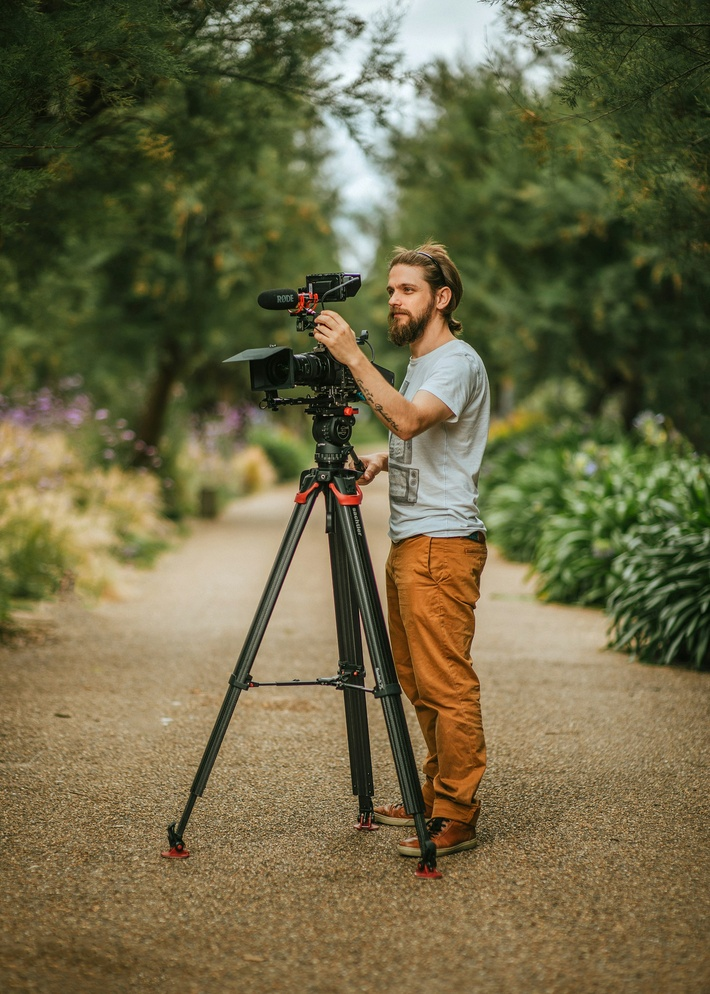
#> input picture zoltan-tasi-HYgAmBKC0hk-unsplash.jpg, 710 x 994 px, shrunk from 1935 x 2707 before the run, found by its file name
$ python Log_Zero_Crossings.py   (older library calls are emulated)
#> lines starting #> are read from the running program, lines starting #| are printed output that depends on the picture
# Python 2/3 compatibility
from __future__ import print_function
import cv2
import numpy as np
import matplotlib.pyplot as plt

# Load the image
image = cv2.imread('/Users/meltemballan/Documents/Image_Processing/CH4_Ballan/zoltan-tasi-HYgAmBKC0hk-unsplash.jpg', cv2.IMREAD_GRAYSCALE)
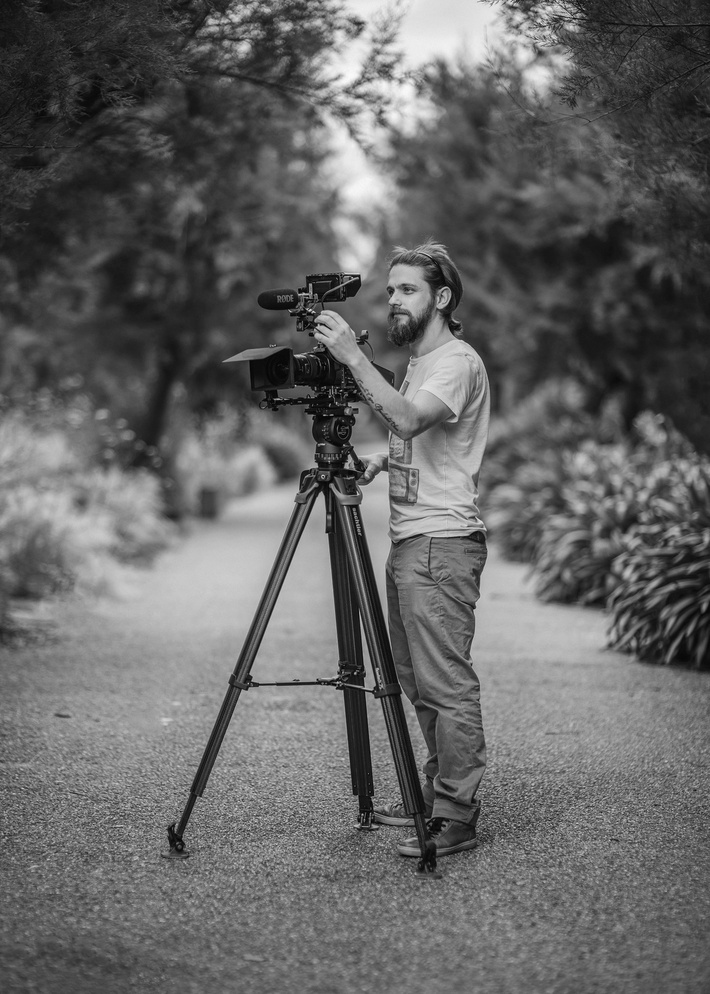
#> image: shape (994, 710); min 0, max 251, mean 101.2


# Apply Gaussian Blur
blurred = cv2.GaussianBlur(image, (9, 9), 0)

# Apply Laplacian operator
laplacian = cv2.Laplacian(blurred, cv2.CV_64F)
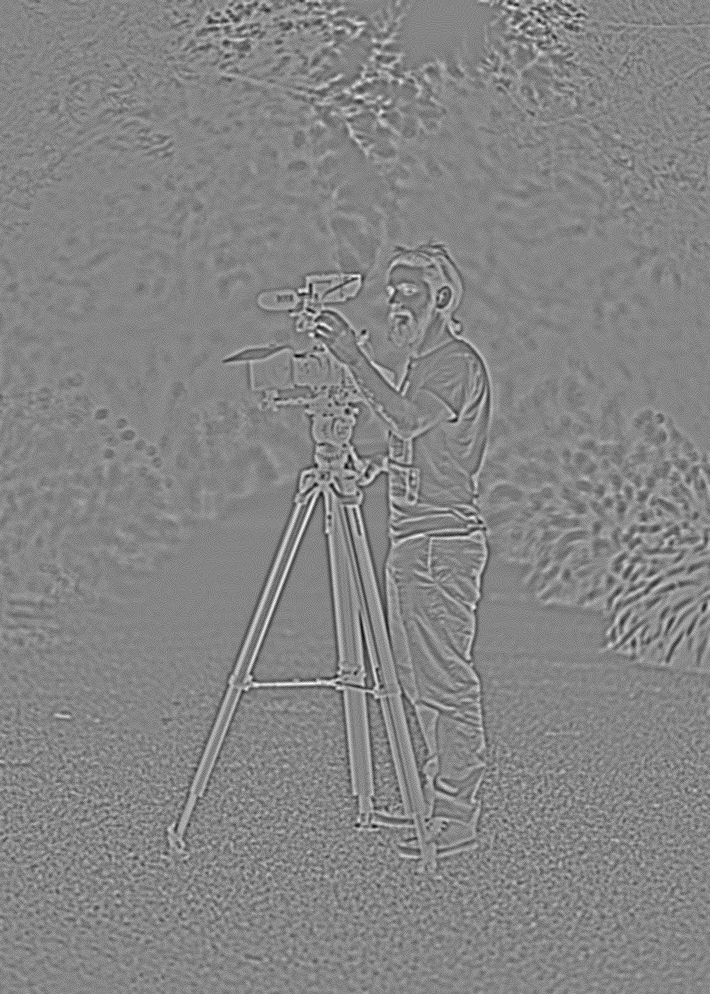
#> laplacian: shape (994, 710) float64; min -23, max 21, mean 0; drawn with min black and max white

# Find zero-crossings
zero_crossings = ((laplacian[:-1, :-1] * laplacian[1:, 1:]) < 0) | ((laplacian[:-1, :-1] * laplacian[1:, :-1]) < 0)
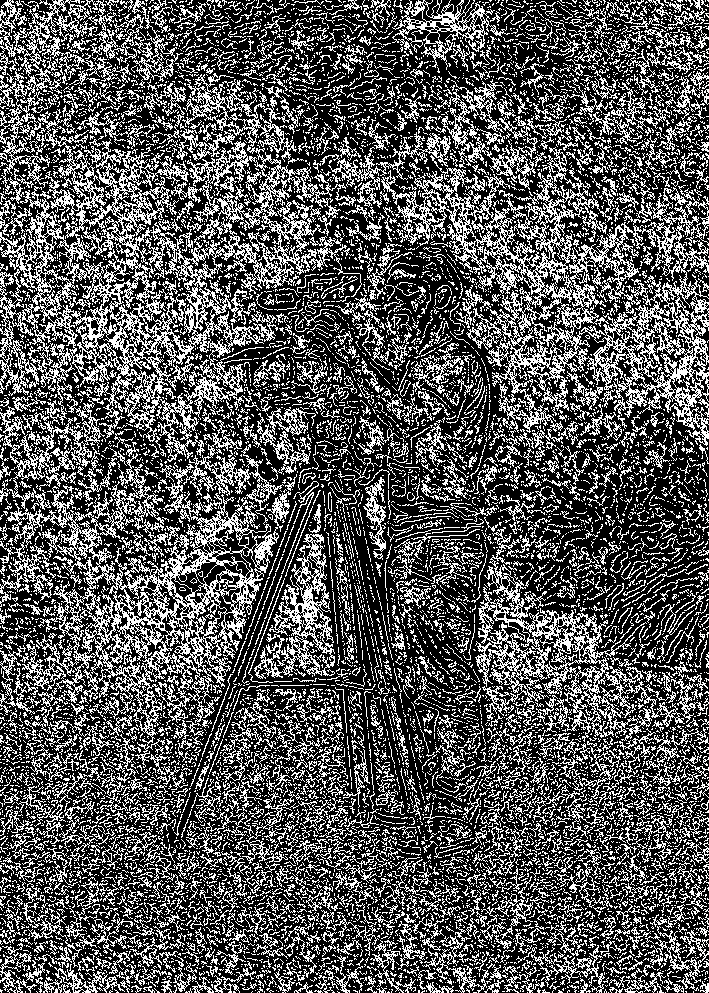
#> zero_crossings: shape (993, 709) bool; 33.8% white in thin lines or dots

# Create a binary image to visualize the zero-crossings
zero_crossings_image = np.zeros_like(laplacian)
zero_crossings_image[:-1, :-1][zero_crossings] = 255

# Invert the binary image
zero_crossings_image = 255 - zero_crossings_image

# Normalize the Laplacian image to 0-255
laplacian_normalized = cv2.normalize(laplacian, None, 0, 255, cv2.NORM_MINMAX, dtype=cv2.CV_8U)

# Convert zero_crossings_image to 8-bit
zero_crossings_image_8bit = cv2.convertScaleAbs(zero_crossings_image)

# Overlay the zero-crossings on the LoG image
overlay = cv2.add(laplacian_normalized, zero_crossings_image_8bit)
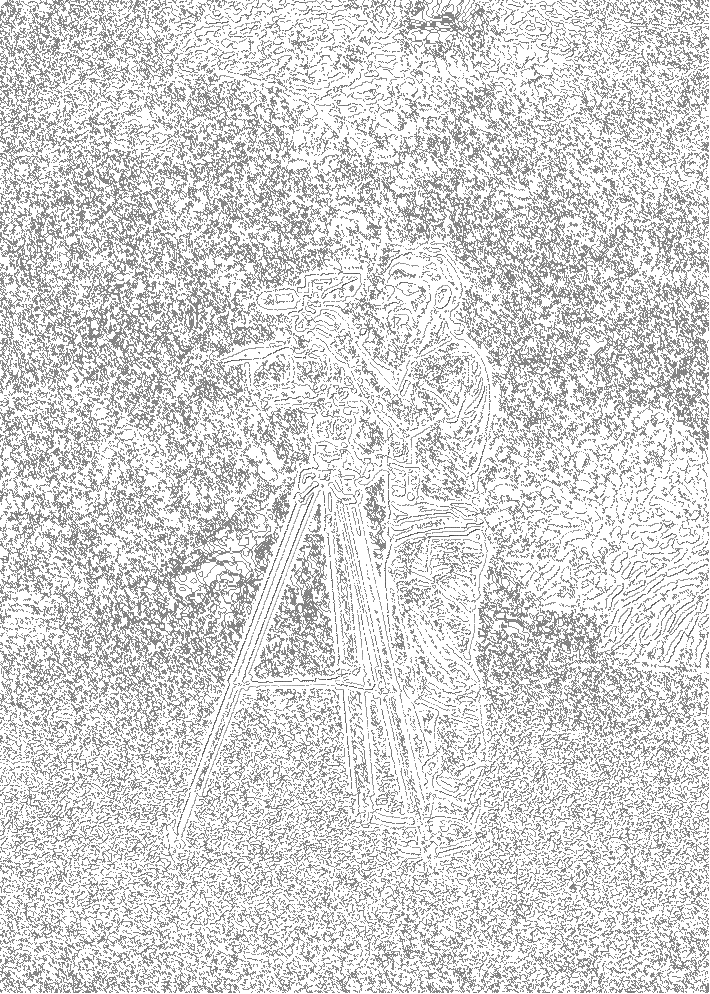
#> overlay: shape (994, 710); min 52, max 255, mean 214.1

# Display the overlay
plt.imshow(overlay, cmap='gray')
plt.title('Overlay of Zero-crossings on LoG Image')
plt.show()

$ run again, with bundo-kim-S-TcfjrYVKo-unsplash.jpg copied over zoltan-tasi-HYgAmBKC0hk-unsplash.jpg
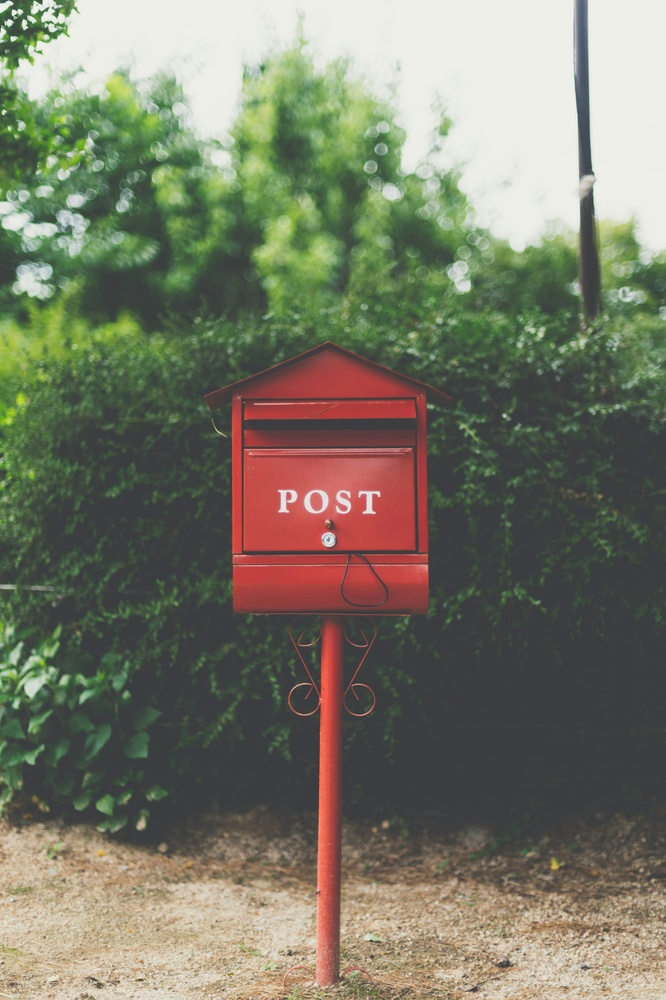
#> input picture bundo-kim-S-TcfjrYVKo-unsplash.jpg, 666 x 1000 px, shrunk from 3219 x 4836 before the run, found by its file name
#> `zero_crossings = ((laplacian[:-1, :-1] * laplacian[1:, 1:]) < 0) | ((l..`:
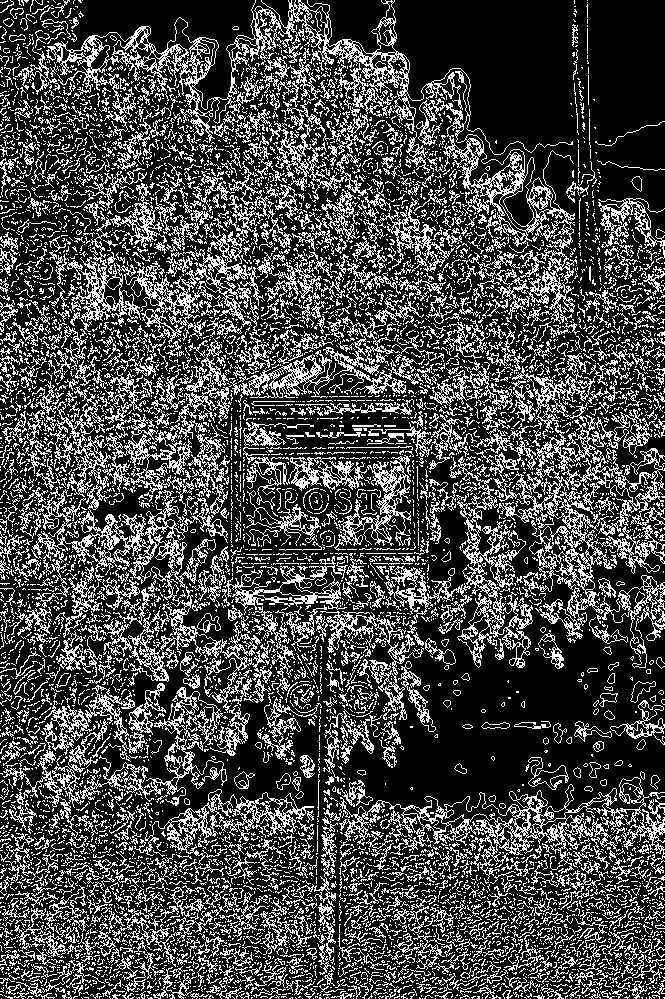
#> zero_crossings: shape (999, 665) bool; 27.9% white in thin lines or dots
#> `overlay = cv2.add(laplacian_normalized, zero_crossings_image_8bit)`:
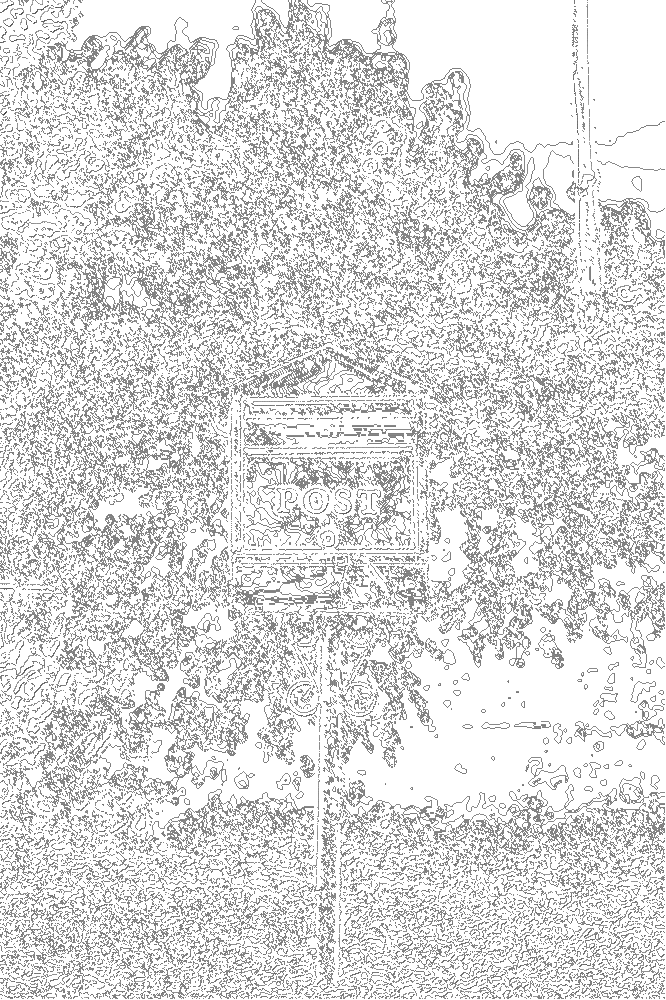
#> overlay: shape (1000, 666); min 57, max 255, mean 220.7
